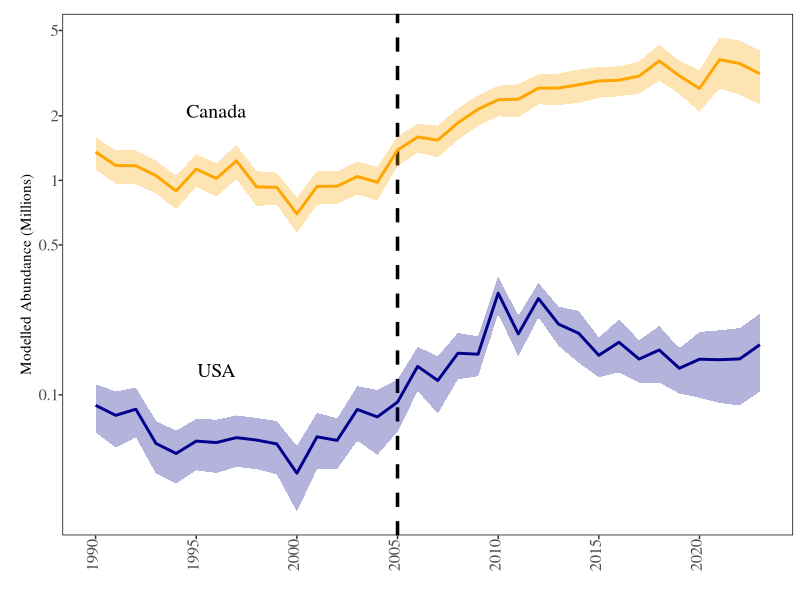
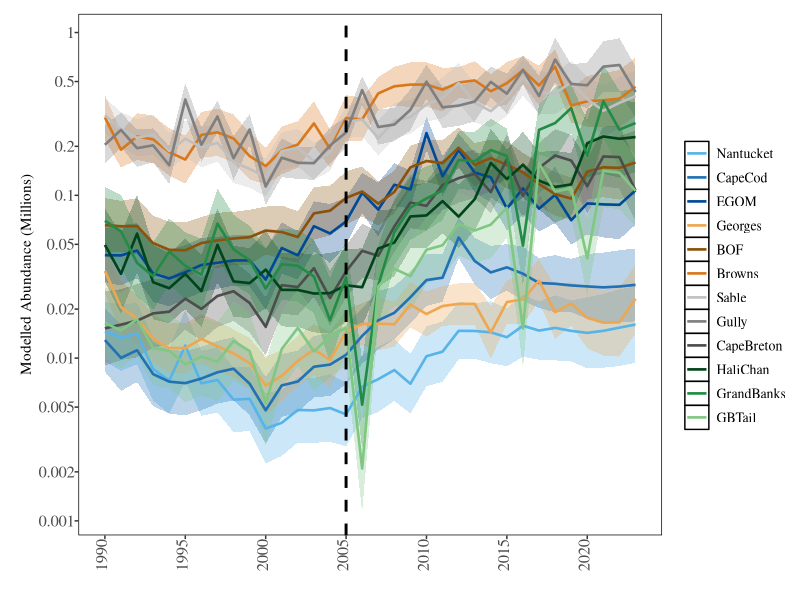
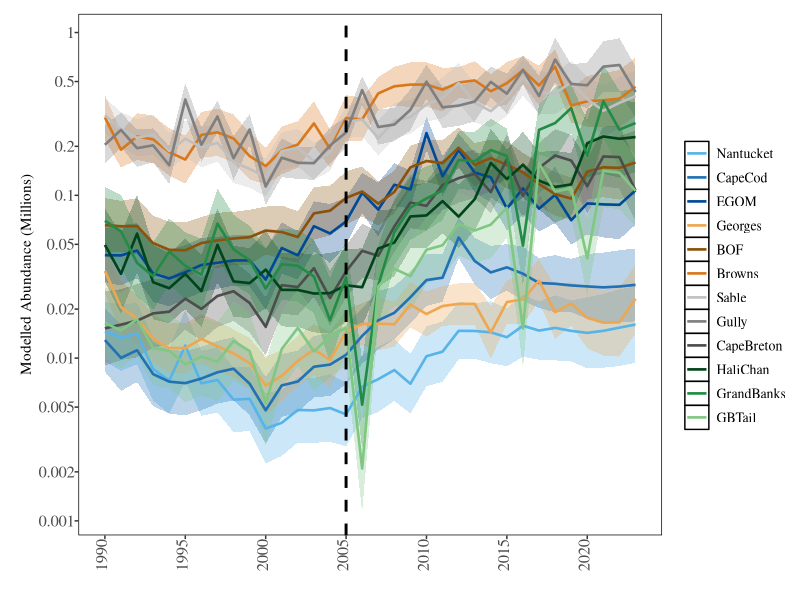

Recreate these plots in R, in order. (Note: this script raises an error after producing the figures.)
library(tidyverse)
library(broom)
library(dplyr)

library(ggplot2)
library(cowplot)
library(patchwork)
library(gridExtra)
library(RColorBrewer)
library(scales)

library(grid)  # For unit() function
#theme----
theme_replace(panel.grid.minor = element_blank(), panel.grid.major = element_line(colour="black"),
              
              strip.background=element_rect(colour="black",fill="white"))

theme_set(theme_bw())

theme_replace(legend.key =element_rect(colour="black",fill="white"),
              
              plot.margin = unit(c(1.5,3,1.5,1), "cm"),
              
              #plot.margin=margin(3,4,4,0),
              
              #plot.margin=margin(3,4,4,0),
              
              plot.title=element_text(size=16,vjust=1.5,family="serif"),
              
              legend.background=element_rect(size=.9,colour="white",fill="white"),
              
              strip.text=element_text(size=14,family="serif",angle=0),
              
              panel.border = element_rect(colour = "black",fill=NA),
              
              panel.grid.minor = element_blank(), panel.grid.major = element_blank(),
              
              strip.background=element_rect(colour="black",fill="white"),
              
              axis.text.x = element_text(angle = 90, vjust = 0.2, hjust=1,size=12,family="serif"),
              
              axis.text.y = element_text(angle = 0, vjust = 0.5, hjust=1,size=12,family="serif"),
              
              axis.title.x=element_text(size=12,hjust=0.5,vjust=-2,family="serif"))

pd <- position_dodge(.5)
# Solution 1: Transform your data beforehand and use natural scale
# This approach transforms the data before plotting
# Plot abuncance indexed regions ----

FigAbd.Region.Spring <- read.csv(here::here("2025-04-23/Output/IndexAbundance/abundance_ind_Region.Spring.csv"),row.names=NULL)
names(FigAbd.Region.Spring)


#To estimate the proportion ot toal abundance by Season, I have to do it here as teh script in 3.3Regional_Proportions can only easily be run if you have VAST
Reg_Prop<-read.csv(here::here("2025-04-23/Output/Proportions/proportions_and_density_Regional.csv"))
#isolate spring 
Reg_Prop_Spring <- subset(Reg_Prop, Reg_Prop$Season == "Spring")
names(Reg_Prop_Spring)
#plot check and adding vars to figure out proportion before and during warming.----
Reg_Prop_Spring$Period<-NULL
Reg_Prop_Spring$Period[Reg_Prop_Spring$Year<2006]<-"1990-2005"
Reg_Prop_Spring$Period[Reg_Prop_Spring$Year>2005]<-"2006-2023"
Reg_Prop_Spring$Region<-factor(Reg_Prop_Spring$Index_Region)
names(Reg_Prop_Spring)
library(dplyr)

popr <- Reg_Prop_Spring %>%
  group_by(Period) %>%
  mutate(Total_EstimateForPeriod = sum(Index_Estimate)) %>%
  ungroup() %>%
  group_by(Period, Region) %>%
  summarise(Total_EstimateForRegion = sum(Index_Estimate), 
            Total_EstimateForPeriod = first(Total_EstimateForPeriod)) %>%
  mutate(Prop = Total_EstimateForRegion / Total_EstimateForPeriod * 100) %>%
  ungroup()
####ENDprop----
Regiona_Proportion_Plot_Spring<-ggplot(Reg_Prop_Spring, aes(x = Year, y = Proportion, fill = Index_Region)) +
  geom_area() +
  scale_fill_manual(values = c("orange", "darkblue")) +
  labs(
    title = "Mean Proportion of Total Est. Abun. Spring",
    x = "Year",
    y = "Proportion of Total (%)",
    fill = NULL
  ) +
  geom_vline(xintercept = 2006, linetype = "dashed", color = "black", size = 1)
##END adding vars to figure out proportion before and during warming.----
popr
##Figure ABD Panel A----
regpal<- c("orange", "darkblue")
colbline<-brewer.pal(3, "Dark2")
custom_labels <- c(
  "Canada: Before (93.9%), During (94%)",
  "USA:    Before ( 6.1%), During ( 6%)"
)
CI <- function(x) {
  sd(x, na.rm = TRUE) / sqrt(length(x)) * qt(0.975, df = length(x) - 1)
}
#option 1----
FigAbd.Region.Spring.transformed <- FigAbd.Region.Spring %>%
  mutate(
    Index_Millions = Index_Estimate / 1000000,
    Index_SD_Millions = Index_SD / 1000000,
    ymin = pmax(Index_Millions - Index_SD_Millions, 0.001),  # Ensure positive values
    ymax = Index_Millions + Index_SD_Millions
  )
ARegionalPlot<- 
ggplot(data = FigAbd.Region.Spring.transformed, aes(x = Year, y = Index_Millions, group = Region)) +
  geom_vline(xintercept = 2005, lty = 2, lwd = 1.2) +
  scale_y_log10(
    breaks = c(0.1, 0.5, 1, 2, 5, 10, 20, 50),  # Custom breaks in natural units
    labels = c("0.1", "0.5", "1", "2", "5", "10", "20", "50")  # Natural unit labels
  ) +
  scale_x_continuous(breaks = seq(1990, 2023, by = 5)) +
  geom_ribbon(aes(x = Year, 
                  ymin = ymin, 
                  ymax = ymax, 
                  fill = Region), alpha = 0.3) +
  geom_line(aes(color = Region), linewidth = 1) +
  scale_fill_manual(values = regpal) +
  scale_color_manual(values = regpal) +
  guides(color = guide_legend(title = ""),
         fill = "none") + 
  labs(y = "Modelled Abundance (Millions)", x = "") +
  guides(color = guide_legend(title = "")) +
  annotate("text", x = 1996, y = 2.1, label = "Canada", color = "black", size = 5, family = "serif") +
  annotate("text", x = 1996, y = 0.13, label = "USA", color = "black", size = 5, family = "serif") +
  theme(text = element_text(family = "serif"),  
        legend.position = "none",
        plot.margin = margin(10, 5, 10, 15))

#END Option 1----
# Solution 2: Use asymmetric error bars on log scale----
# This approach calculates proper confidence intervals for log-transformed data
 ggplot(data = FigAbd.Region.Spring, aes(x = Year, y = Index_Estimate/1000000, group = Region)) +
  geom_vline(xintercept = 2005, lty = 2, lwd = 1.2) +
  scale_y_log10(
    breaks = c(0.1, 0.5, 1, 2, 5, 10, 20, 50),
    labels = c("0.1", "0.5", "1", "2", "5", "10", "20", "50")
  ) +
  scale_x_continuous(breaks = seq(1990, 2023, by = 5)) +
  geom_ribbon(aes(x = Year, 
                  ymin = pmax((Index_Estimate - Index_SD)/1000000, 0.001), 
                  ymax = (Index_Estimate + Index_SD)/1000000, 
                  fill = Region), alpha = 0.3) +
  geom_line(aes(color = Region), linewidth = 1) +
  scale_fill_manual(values = regpal) +
  scale_color_manual(values = regpal) +
  guides(color = guide_legend(title = ""),
         fill = "none") + 
  labs(y = "Modelled Abundance (Millions)", x = "") +
  guides(color = guide_legend(title = "")) +
  annotate("text", x = 1996, y = 2.1, label = "Canada", color = "black", size = 5, family = "serif") +
  annotate("text", x = 1996, y = .13, label = "USA", color = "black", size = 5, family = "serif") +
  theme(text = element_text(family = "serif"),  
        legend.position = "none",
        plot.margin = margin(10, 5, 10, 15))
#END Solution 2: Use asymmetric error bars on log scale----
# Solution 3: Use multiplicative error bars (recommended for log scale)----
# This approach uses multiplicative confidence intervals which are more appropriate for log scales
ARegionalPlot<-ggplot(data = FigAbd.Region.Spring, aes(x = Year, y = Index_Estimate/1000000, group = Region)) +
  geom_vline(xintercept = 2005, lty = 2, lwd = 1.2) +
  scale_y_log10(
    breaks = c(0.1, 0.5, 1, 2, 5, 10, 20, 50),
    labels = c("0.1", "0.5", "1", "2", "5", "10", "20", "50")
  ) +
  scale_x_continuous(breaks = seq(1990, 2023, by = 5)) +
  geom_ribbon(aes(x = Year, 
                  ymin = pmax((Index_Estimate/1000000) * exp(-Index_SD/Index_Estimate), 0.001), 
                  ymax = (Index_Estimate/1000000) * exp(Index_SD/Index_Estimate), 
                  fill = Region), alpha = 0.3) +
  geom_line(aes(color = Region), linewidth = 1) +
  scale_fill_manual(values = regpal) +
  scale_color_manual(values = regpal) +
  guides(color = guide_legend(title = ""),
         fill = "none") + 
  labs(y = "Modelled Abundance (Millions)", x = "") +
  guides(color = guide_legend(title = "")) +
  annotate("text", x = 1996, y = 2.1, label = "Canada", color = "black", size = 5, family = "serif") +
  annotate("text", x = 1996, y = .13, label = "USA", color = "black", size = 5, family = "serif") +
  theme(text = element_text(family = "serif"),  
        legend.position = "none",
        plot.margin = margin(10, 5, 10, 15))
##Plot Slopes----
Reg_SlopSpring <- read.csv(here::here("2025-04-23/Output/IndexAbundance/RegionAbdSlope.Spring.csv"),row.names=NULL)
names(Reg_SlopSpring)
#scaling slopes per region period
##Scale slope for Abundace----
RegionAbd_coefficients_df <- FigAbd.Region.Spring %>%
  group_by(Region,Period) %>%
  do({
    model <- lm(scale((log10(Index_Estimate))) ~ scale(Year), data = .)
    data.frame(t(coef(model)))
    tidy(model, conf.int = TRUE) # Includes coefficients with 95% CI by default
  }) %>%
  ungroup()

RegionAbd_coefficients_df<- RegionAbd_coefficients_df%>%
  filter(term == "scale(Year)")
##END scaled slope for Abundace----
#Core Area Abundance----
#Part 2: Core Areas abundance trends

abundance_ind_CA <- read.csv(here::here("2025-04-23/Output/IndexAbundance/abundance_ind_CA.csv"),row.names=NULL)
names(abundance_ind_CA)
abundance_ind_CA.spr<- subset(abundance_ind_CA, abundance_ind_CA$Season == "Spring")

#2.1 CA plot abundance trends, spring
#assign colors----
abundance_ind_CA.spr$Index_Region <- factor(abundance_ind_CA.spr$Index_Region, levels = c("EGOM", "BOF", "CapeBreton", "HaliChan", "CapeCod", "Browns", "Gully", "GrandBanks", "Nantucket", "Georges", "Sable", "GBTail"))
region_colours <- c(
  "EGOM" ="#004995",
  "BOF"  = "#8C510A",
  "CapeBreton" ="#4D4D4D",
  "HaliChan" ="#00441B",
  "CapeCod" ="#2171B5",
  "Browns" ="#D8781D",
  "Gully"="#7F7F7F",
  "GrandBanks" ="#238B45",
  "Nantucket" = "#56B4E9",
  "Georges" ="#EDA752",
  "Sable"  ="#C0C0C0",
  "GBTail" = 	"#81C784"
)
#factor the order 
abundance_ind_CA.spr$Index_Region <- factor(abundance_ind_CA.spr$Index_Region, levels = names(region_colours))
abundance_ind_CA.spr$ordCoreArea<-factor(abundance_ind_CA.spr$Index_Region, levels=c("Nantucket","CapeCod","EGOM","Georges","BOF","Browns","Sable","Gully","CapeBreton","HaliChan","GrandBanks","GBTail"))
region_colours2 <- c(
  "Nantucket" = "#56B4E9",
  "CapeCod" = "#2171B5",
  "EGOM" = "#004995",
  "Georges" = "#EDA752",
  "BOF" = "#8C510A",
  "Browns" = "#D8781D",
  "Sable" = "#C0C0C0",
  "Gully" = "#7F7F7F",
  "CapeBreton" = "#4D4D4D",
  "HaliChan" = "#00441B",
  "GrandBanks" = "#238B45",
  "GBTail" = "#81C784"
)


abundance_ind_CA.spr$ordCoreArea<-factor(abundance_ind_CA.spr$ordCoreArea, levels=names(region_colours2))
#END #assign colors----
#log values and get standard deviation of log values
abundance_ind_CA.spr$LogAbd <- log10(abundance_ind_CA.spr$Index_Estimate + 1)  # Add 1 to avoid log(0)
CI <- function(x) {
  sd(x, na.rm = TRUE) / sqrt(length(x)) * qt(0.975, df = length(x) - 1)
}
CI(abundance_ind_CA.spr$LogAbd)
length(region_colours2)
length(abundance_ind_CA.spr$ordCoreArea)
names(abundance_ind_CA.spr)
# CA Plot with Solution 3: Multiplicative error bars for log scale
# CA Plot with Solution 3: Multiplicative error bars for log scale
CAPlot <- ggplot(data = abundance_ind_CA.spr, aes(x = Year, y = Index_Estimate/1000000, color = ordCoreArea)) +
  scale_x_continuous(breaks = seq(1990, 2023, by = 5)) + # Set x-axis breaks
  scale_y_log10(
    breaks = c(0.001,0.002, 0.005, 0.01, 0.02, 0.05, 0.1, 0.2, 0.5, 1, 2, 5, 10),  # Custom breaks in natural units
    labels = c("0.001","0.002", "0.005", "0.01", "0.02", "0.05", "0.1", "0.2", "0.5", "1", "2", "5", "10")  # Natural unit labels
  ) +
  geom_ribbon(aes(x = Year, 
                  ymin = pmax((Index_Estimate/1000000) * exp(-Index_SD/Index_Estimate), 0.001), 
                  ymax = (Index_Estimate/1000000) * exp(Index_SD/Index_Estimate), 
                  fill = ordCoreArea), alpha = 0.3, colour = NA) +  # Multiplicative error bars
  geom_line(aes(color = ordCoreArea), linewidth = .9) +                         # Line for the group
  scale_fill_manual(values = region_colours) +                    # Custom fill colors
  scale_color_manual(values = region_colours) +
  geom_vline(xintercept = 2005, linetype = "dashed", color = "black", size = 1) +
  # Combine legends
  guides(color = guide_legend(title = ""),
         fill = "none") + 
  labs(y = "Modelled Abundance (Millions)", x = "") +
  theme(text = element_text(family = "serif"),  
        legend.box.background = element_blank(), # Transparent legend box
        legend.position.inside = c(.15, .7),
        legend.text = element_text(size = 10, family = "serif"),
        plot.margin = margin(10, 5, 10, 15))

CAPlot


CAPlot

#Figure4: plot abundance trends with a map of the core areas 
#go to Sup2DataPlots.R to make CAMAP 
#CAMAP in C:\Users\shackelln\Documents\My_Program_Files\R\Hali_Shift_withNF\R\Sup2DataPlots.R
library(patchwork)
library(grid)  # for textGrob

ARegionalPlot_clean <- ARegionalPlot + 
  theme(
    axis.title.y = element_blank(),
    legend.position = "none",
    plot.margin = margin(t=2, r=2, b=2, l=5)  # Tight margins
  )

CAPlot_clean <- CAPlot +
  theme(
    axis.title.y = element_blank(),
    legend.position = "none",
    plot.margin = margin(t=2, r=10, b=2, l=2)  # Tight margins
  )

# Create shared y-axis label
shared_y <- textGrob("Modelled Abundance/n(log10)", 
                     rot = 90, 
                     gp = gpar(fontsize = 10, fontfamily = "serif"))


# Bottom row with shared y-axis title
bottom_row <- plot_grid(shared_y,plot_grid(CAPlot_clean,ARegionalPlot_clean, ncol = 2, rel_widths = c(1, 1)),
                        ncol = 2, 
                        rel_widths = c(0.05, 1)
)

# Extract legend using cowplot
legend_CAMAP <- get_legend(CAMAP + theme(legend.position = "right"))
CAMAP_2col <- CAMAP +
  guides(fill = guide_legend(ncol = 2),   # for fill legends
         color = guide_legend(ncol = 2)) +  # for color legends
  theme(legend.position = "right",legend.title = element_blank())
# Extract the legend from CAMAP
legend_CAMAP <- get_legend(CAMAP_2col)
CAMAP_clean <- CAMAP + theme(legend.position = "none")
#You use CAMAP_2col to get the 2-column legend, but use CAMAP_clean for the plot without the legend.
#Comben CAMAP no legend with 2 col legend()
camap_with_legend <- plot_grid(
  CAMAP_clean, legend_CAMAP,
  ncol = 2,
  rel_widths = c(.6, 0.4),
  align = "h"
)



# 1. Manually label bottom plots
camap_with_legend_tagged<-camap_with_legend+labs(tag = "a)")
CAPlot_tagged <- CAPlot_clean + labs(tag = "b)")
ARegionalPlot_tagged <- ARegionalPlot_clean + labs(tag = "c)")

# 2. Create vertical shared axis
shared_y <- textGrob("Abundance (Millions)", 
                     rot = 90, 
                     gp = gpar(fontsize = 10, fontfamily = "serif"))

# 3. Arrange bottom row with shared y-axis and tags
bottom_row_with_y <- arrangeGrob(
  shared_y,
  CAPlot_tagged,
  ARegionalPlot_tagged,
  ncol = 3,
  widths = unit.c(unit(1.5, "lines"), unit(1, "null"), unit(1, "null"))
)

# 4. Wrap in patchwork
bottom_row_patchwork <- wrap_elements(full = bottom_row_with_y)

# 5. Combine with top plot
final_plot <- camap_with_legend_tagged / bottom_row_patchwork +
  plot_layout(heights = c(1.5, 1.2)) +
  #plot_annotation(tag_levels = 'a', tag_suffix = ')') & 
  theme(
    plot.margin = margin(t = 5, r = 10, b = 5, l = 10),
    # plot.tag.position = c(0.01, 0.98),
    #plot.tag = element_text(size = 14, face = "bold")
  )

# Display
final_plot

#END manual labels----
final_plot
# Save the final plot with legend
ggsave(here::here("NancBranchDataScript/FancyFiguresforMS/FigureAbundanceFAandMapTrends.jpeg"), plot = final_plot, dpi = 600, width = 8, height = 6, units = "in", device = "jpeg")

